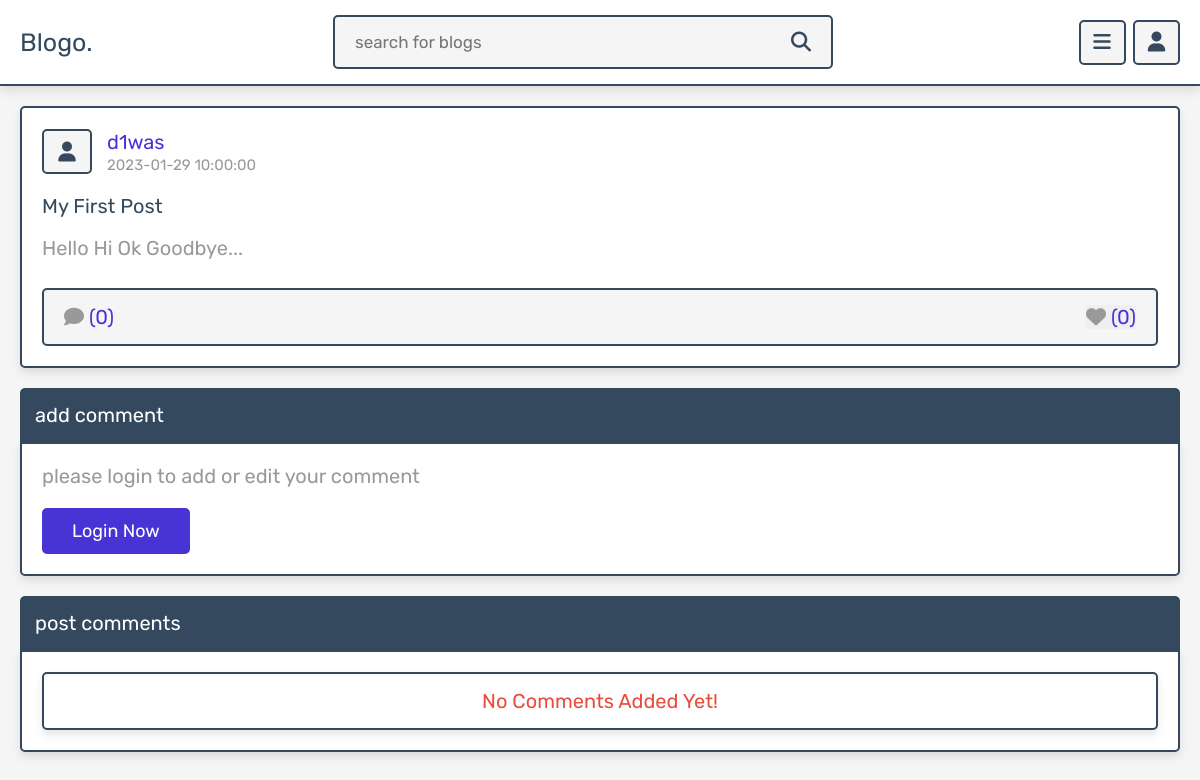
The app's page /view_post.php?post_id=1 with its own data.
### tables this page shows
CREATE TABLE `posts` (
  `id` int(100) NOT NULL,
  `admin_id` int(100) NOT NULL,
  `name` varchar(100) NOT NULL,
  `title` varchar(100) NOT NULL,
  `content` varchar(10000) NOT NULL,
  `category` varchar(50) NOT NULL,
  `image` varchar(100) NOT NULL,
  `date` datetime NOT NULL DEFAULT current_timestamp(),
  `status` varchar(10) NOT NULL,
  `topic_id` int(12) NOT NULL
);

### view_post.php (the view, shortened to what this page needs)
<?php
include 'components/connect.php';
if(isset($_SESSION['user_id'])){
   $user_id = $_SESSION['user_id'];
}else{
   $user_id = '';
};
$get_id = $_GET['post_id'];
?>
<!DOCTYPE html>
<html lang="en">
<head>
   <link rel="stylesheet" href="https://cdnjs.cloudflare.com/ajax/libs/font-awesome/6.1.1/css/all.min.css">
   <link rel="stylesheet" href="css/style.css">
</head>
<body>
<?php include 'components/user_header.php'; ?>
<section class="posts-container" style="padding-bottom: 0;">
   <div class="box-container">
      <?php
         $select_posts = $conn->prepare("SELECT * FROM `posts` WHERE status = ? AND id = ?");
         $select_posts->execute(['active', $get_id]);
         if($select_posts->rowCount() > 0){
            while($fetch_posts = $select_posts->fetch(PDO::FETCH_ASSOC)){
            $post_id = $fetch_posts['id'];
            $count_post_comments = $conn->prepare("SELECT * FROM `comments` WHERE post_id = ?");
            $count_post_comments->execute([$post_id]);
            $total_post_comments = $count_post_comments->rowCount();
            $count_post_likes = $conn->prepare("SELECT * FROM `likes` WHERE post_id = ?");
            $count_post_likes->execute([$post_id]);
            $total_post_likes = $count_post_likes->rowCount();
            $confirm_likes = $conn->prepare("SELECT * FROM `likes` WHERE user_id = ? AND post_id = ?");
            $confirm_likes->execute([$user_id, $post_id]);
      ?>
      <form class="box" method="post">
         <div class="post-admin">
            <i class="fas fa-user"></i>
            <div>
               <a href="author_posts.php?author=<?= $fetch_posts['name']; ?>"><?= $fetch_posts['name']; ?></a>
               <div><?= $fetch_posts['date']; ?></div>
            </div>
         </div>
         <div class="post-title"><?= $fetch_posts['title']; ?></div>
         <div class="post-content"><?= $fetch_posts['content']; ?></div>
         <div class="icons">
            <div><i class="fas fa-comment"></i><span>(<?= $total_post_comments; ?>)</span></div>
            <button type="submit" name="like_post"><i class="fas fa-heart" style="<?php if($confirm_likes->rowCount() > 0){ echo 'color:var(--red);'; } ?>  "></i><span>(<?= $total_post_likes; ?>)</span></button>
         </div>
      </form>
      <?php
         }
      }else{
         echo '<p class="empty">no posts found!</p>';
      }
      ?>
   </div>
</section>
<section class="comments-container">
   <p class="comment-title">add comment</p>
   <?php
      if($user_id != ''){
         $select_admin_id = $conn->prepare("SELECT * FROM `posts` WHERE id = ?");
         $select_admin_id->execute([$get_id]);
         $fetch_admin_id = $select_admin_id->fetch(PDO::FETCH_ASSOC);
   ?>
   <form action="" method="post" class="add-comment">
      <input type="hidden" name="admin_id" value="<?= $fetch_admin_id['admin_id']; ?>">
      <input type="hidden" name="user_name" value="<?= $fetch_profile['name']; ?>">
      <p class="user"><i class="fas fa-user"></i><a href="update.php"><?= $fetch_profile['name']; ?></a></p>
      <textarea name="comment" maxlength="1000" class="comment-box" cols="30" rows="10" placeholder="write your comment" required></textarea>
      <input type="submit" value="add comment" class="inline-btn" name="add_comment">
   </form>
   <?php
   }else{
   ?>
   <div class="add-comment">
      <p>please login to add or edit your comment</p>
      <a href="login.php" class="inline-btn">login now</a>
   </div>
   <?php
      }
   ?>
   <p class="comment-title">post comments</p>
   <div class="user-comments-container">
      <?php
         $select_comments = $conn->prepare("SELECT * FROM `comments` WHERE post_id = ?");
         $select_comments->execute([$get_id]);
         if($select_comments->rowCount() > 0){
            while($fetch_comments = $select_comments->fetch(PDO::FETCH_ASSOC)){
      ?>
      <div class="show-comments" style="<?php if($fetch_comments['user_id'] == $user_id){echo 'order:-1;'; } ?>">
         <div class="comment-user">
            <i class="fas fa-user"></i>
            <div>
               <span><?= $fetch_comments['user_name']; ?></span>
               <div><?= $fetch_comments['date']; ?></div>
            </div>
         </div>
         <div class="comment-box" style="<?php if($fetch_comments['user_id'] == $user_id){echo 'color:var(--white); background:var(--black);'; } ?>"><?= $fetch_comments['comment']; ?></div>
         <?php
            if($fetch_comments['user_id'] == $user_id){
         ?>
         <form action="" method="POST">
            <input type="hidden" name="comment_id" value="<?= $fetch_comments['id']; ?>">
            <button type="submit" class="inline-option-btn" name="open_edit_box">edit comment</button>
            <button type="submit" class="inline-delete-btn" name="delete_comment" onclick="return confirm('delete this comment?');">delete comment</button>
         </form>
         <?php
         }
         ?>
      </div>
      <?php
            }
         }else{
            echo '<p class="empty">no comments added yet!</p>';
         }
      ?>
   </div>
</section>
</body>
</html>

### css/style.css (style rules this page uses)
:root { --main-color:#4834d4; --red:#e74c3c; --orange:#f39c12; --black:#34495e; --white:#fff; --light-bg:#f5f5f5; --light-color:#999; --border:.2rem solid var(--black); --box-shadow:0 .5rem 1rem rgba(0,0,0,.1); }
* { font-family: 'Rubik', sans-serif; margin:0; padding:0; box-sizing: border-box; outline: none; border:none; text-decoration: none; }
html { font-size: 62.5%; overflow-x: hidden; scroll-behavior: smooth; scroll-padding-top: 7rem; }
body { background-color: var(--light-bg); padding-bottom: 7rem; }
section { padding:2rem; margin: 0 auto; max-width: 1200px; }
.btn, .delete-btn, .option-btn, .inline-btn, .inline-option-btn, .inline-delete-btn { margin-top: 1rem; border-radius: .5rem; cursor: pointer; font-size: 1.8rem; color:var(--white); padding:1.2rem 3rem; text-transform: capitalize; text-align: center; }
.inline-btn, .inline-option-btn, .inline-delete-btn { display: inline-block; margin-right: 1rem; }
.inline-btn, .btn { background-color: var(--main-color); }
.empty { border:var(--border); border-radius: .5rem; background-color: var(--white); padding:1.5rem; text-align: center; width: 100%; font-size: 2rem; text-transform: capitalize; color:var(--red); box-shadow: var(--box-shadow); }
.posts-container .box-container { display: grid; grid-template-columns: repeat(auto-fit, minmax(33rem, 1fr)); gap:1.5rem; align-items: flex-start; justify-content: center; }
.posts-container .box-container .box { border:var(--border); box-shadow: var(--box-shadow); border-radius: .5rem; background-color: var(--white); padding:2rem; overflow: hidden; }
.posts-container .box-container .box .post-admin { display: flex; align-items: center; gap:1.5rem; margin-bottom: 2rem; }
.posts-container .box-container .box .post-admin i { text-align: center; height: 4.5rem; width: 5rem; line-height: 4.2rem; font-size: 2rem; border:var(--border); border-radius: .5rem; background-color: var(--light-bg); color:var(--black); }
.posts-container .box-container .box .post-admin a { font-size: 2rem; color:var(--main-color); }
.posts-container .box-container .box .post-admin div { font-size: 1.5rem; margin-top: .2rem; color:var(--light-color); }
.posts-container .box-container .box .post-title { font-size: 2rem; color:var(--black); overflow: hidden; text-overflow: ellipsis; white-space: nowrap; margin-bottom: 1rem; }
.posts-container .box-container .box .post-content { font-size: 2rem; line-height: 1.5; padding:.5rem 0; color:var(--light-color); white-space: pre-line; }
.posts-container .box-container .box .post-content::after { content: '...'; }
.posts-container .box-container .box .icons { display: flex; align-items: center; justify-content: space-between; gap:1rem; background-color: var(--light-bg); border-radius: .5rem; padding:1.5rem 2rem; border:var(--border); margin-top: 2rem; }
.posts-container .box-container .box .icons button { cursor: pointer; }
.posts-container .box-container .box .icons i { margin-right:.5rem; font-size:2rem; color:var(--light-color); }
.posts-container .box-container .box .icons span { font-size: 2rem; color:var(--main-color); }
.comments-container .comment-title { background-color: var(--black); color:var(--white); padding:1.5rem; font-size: 2rem; border-radius: .5rem; border-bottom-left-radius: 0; border-bottom-right-radius: 0; }
.comments-container .add-comment { border:var(--border); margin-bottom: 2rem; box-shadow: var(--box-shadow); border-radius: .5rem; padding:2rem; background-color: var(--white); border-top-left-radius: 0; border-top-right-radius: 0; }
.comments-container .add-comment p { font-size: 2rem; color:var(--light-color); margin-bottom: 1rem; }
.comments-container .user-comments-container { display: grid; gap:2.5rem; border:var(--border); box-shadow: var(--box-shadow); border-radius: .5rem; padding:2rem; background-color: var(--white); border-top-left-radius: 0; border-top-right-radius: 0; }

### records on screen
posts: name "d1was", date "2023-01-29 10:00:00", title "My First Post", content "Hello Hi Ok Goodbye", total_post_comments "0", total_post_likes "0"
